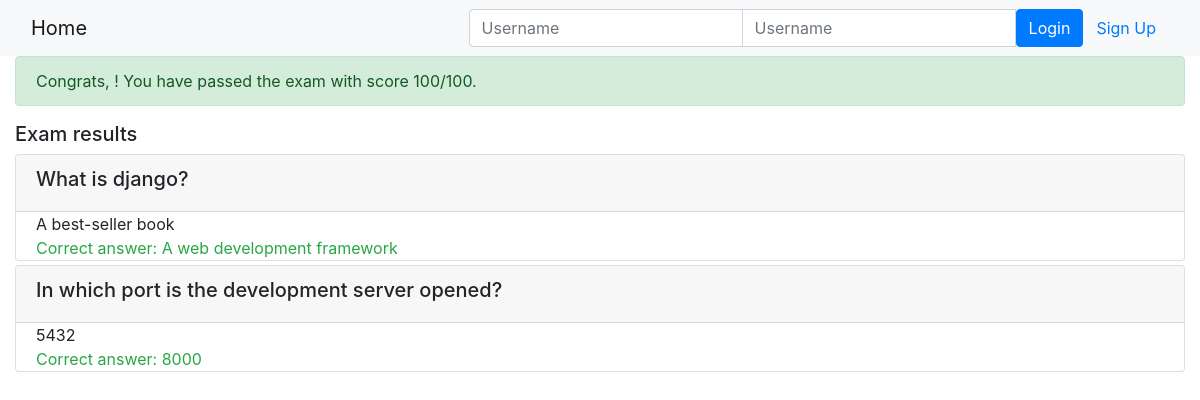
Page /onlinecourse/course/1/submission/1/result/ on the committed database.
### onlinecourse/models.py (models this page shows, shortened)
class Question(models.Model):
    lesson = models.ForeignKey(Lesson, on_delete=models.CASCADE)
    question_text = models.TextField()
    grade = models.IntegerField(default=0)
    def is_get_score(self, selected_ids):
        all_answers = self.choice_set.filter(is_correct=True).count() #reverse _set lookup
        selected_correct = self.choice_set.filter(is_correct=True, id__in=selected_ids).count()
        if all_answers == selected_correct:
            return True
        else:
            return False

class Choice(models.Model):
    question = models.ForeignKey(Question, on_delete=models.CASCADE)
    choice_content = models.CharField(max_length=100)
    is_correct = models.BooleanField(default=False)

### onlinecourse/views.py (the view)
# urls.py: path('course/<int:course_id>/submission/<int:submission_id>/result/', views.show_exam_result, name='show_exam_result'),
def show_exam_result(request, course_id, submission_id):
    course = Course.objects.get(pk=course_id)
    submission = Submission.objects.get(pk=submission_id)
    selected_choices = submission.selected_choices.all() # selected choices queryset
    selected_choices_id = selected_choices.values_list('id', flat=True)
    course_questions = Question.objects.filter(lesson__in=course.lesson_set.all())
    answered_questions = []
    grade = 0
    for selected_choice in selected_choices:
        answered_question = selected_choice.question
        answered_questions.append(answered_question)
    for question in answered_questions:
        if question.is_get_score(selected_choices_id):
            grade += question.grade
    submission.grade = grade
    submission.save()
    context = {
        'course': course,
        'selected_choices_id': selected_choices_id,
        'course_questions' : course_questions, # Queryset from Course model
        'grade': grade,
    }
    return render(request,'onlinecourse/exam_result_bootstrap.html', context)

### onlinecourse/templates/onlinecourse/exam_result_bootstrap.html (shortened to what this page needs)
<!DOCTYPE html>
<html lang="en">
<head>
    {% load static %}
    <link rel="stylesheet" href="https://maxcdn.bootstrapcdn.com/bootstrap/4.5.2/css/bootstrap.min.css">
</head>
<body>
 <nav class="navbar navbar-light bg-light">
    <div class="container-fluid">
        <div class="navbar-header">
              <a class="navbar-brand" href="{% url 'onlinecourse:index' %}">Home</a>
        </div>
        <ul class="nav navbar-nav navbar-right">
            {% if user.is_authenticated %}
            <li>
                <a class="btn btn-link" href="#">{{ user.first_name }}({{ user.username }})</a>
                <a class="btn btn-link" href="{% url 'onlinecourse:logout' %}">Logout</a>
            </li>
            {% else %}
            <li>
                <form class="form-inline" action="{% url 'onlinecourse:login' %}" method="post">
                    <div class="input-group">
                        <input type="text" class="form-control" placeholder="Username" name="username" >
                        <input type="password" class="form-control" placeholder="Username" name="psw" >
                        <button class="btn btn-primary" type="submit">Login</button>
                        <a class="btn btn-link" href="{% url 'onlinecourse:registration' %}">Sign Up</a>
                    </div>
                </form>
            </li>
            {% endif %}
        </ul>
    </div>
</nav>
<div class="container-fluid">
    {% if grade > 80 %}
    <div class="alert alert-success">
       Congrats, {{user.first_name}}! You have passed the exam with score {{grade}}/100.
    </div>
        {% else %}
        <div class="alert alert-danger">
            Failed, sorry {{user.first_name}}! You have failed exam with score {{grade}}/100.
        </div>
        <a class="btn btn-link text-danger" href="{% url 'onlinecourse:course_details' course.id %}">Re-test</a>
        {% endif %}
        <div class="card-columns-vertical mt-1">
        <h5 class="">Exam results</h5>
                {% for question in course_questions %}
                    <div class="card mt-1">
                        <div class="card-header"><h5>{{question.question_text}}</h5></div>
                        {% for choice in question.choice_set.all %}
                            <div class="form-check">
                                {% if choice.is_correct and choice.id in selected_choices_id %}
                                <label class="form-check-label text-success">Correct answer: {{choice.choice_content}}</label>
                                {% elif choice.is_correct %}
                                <label class="form-check-label text-warning">Not selected: {{choice.choice_content}}</label>
                                {% else %}
                                {{choice.choice_content}}
                                {% endif %}
                            </div>
                        {% endfor %}
                    </div>
                {% endfor %}
                </div>
        </div>
</body>
</html>

### rows in the picture
Question: question_text "What is django?"
Choice: choice_content "A best-seller book"
Choice: choice_content "A web development framework"
Question: question_text "In which port is the development server opened?"
Choice: choice_content "5432"
Choice: choice_content "8000"

### other values in the picture
{{ grade }} "100"
